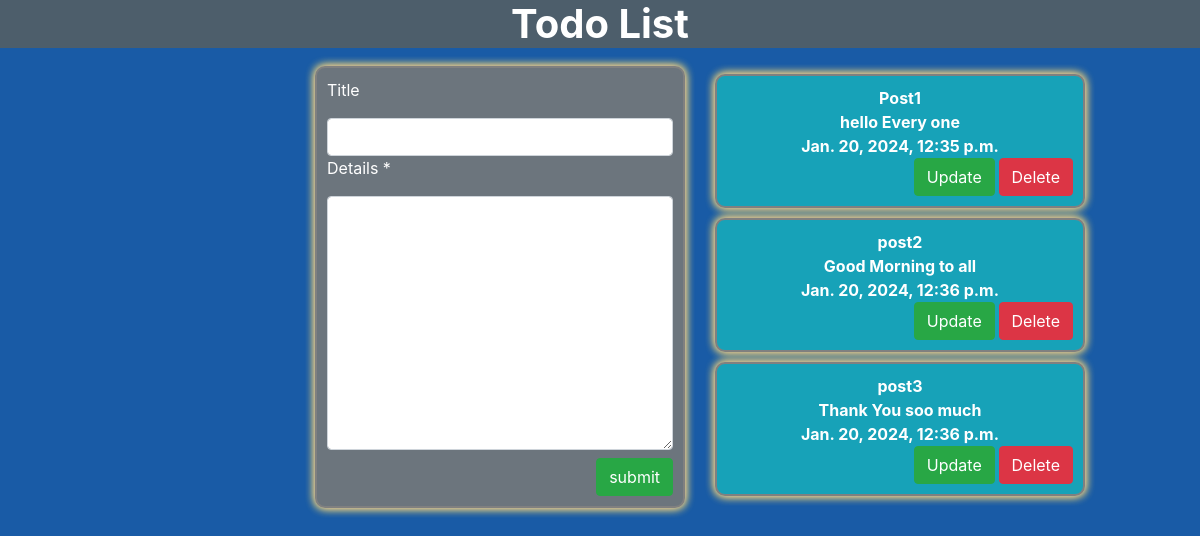
The page / on the database its author committed.
### Todolistapp/models.py (models this page shows)
class TodoListData(models.Model):
    title=models.CharField(max_length=100)
    details=models.CharField(max_length=100)
    current_time = models.DateTimeField()

### Todolistapp/views.py (the view, shortened to what this page needs)
# urls.py: path('',views.Todolistdata),
def Todolistdata(request):
    if request.method =='GET':
        data=TodoListData.objects.all()
        return render(request,'Todolist.html',{'data':data})

### templates/Todolist.html (shortened to what this page needs)
<!DOCTYPE html>
<html lang="en" dir="ltr">
<head>
  <link rel="stylesheet" href="https://cdn.jsdelivr.net/npm/bootstrap@4.6.2/dist/css/bootstrap.min.css">
</head>
<body>
  <h1 class="text-center font-weight-bold text-white ">Todo List</h1>
  <div class="container-fluid ">
    <div class="row">
      <div class="offset-md-3 col-md-4">
        <form class="mb-5 bg-secondary text-white" action="" method="POST">
          <label for="">Title</label>
          <input type="text" name="title" value="" class="form-control mt-2">
          <label for="">Details *</label>
          <textarea name="details" required rows="10" cols="80" class="form-control mt-2"></textarea>
          <div class="text-right">
            <input type="submit" name="" value="submit" class="btn btn-success mt-2">
          </div>
        </form>
      </div>
      <div class="col-md-4 text-center mt-2">
        {% if data %}
        {% for i in data %}
        <form class="bg-info text-white font-weight-bold">
          <tr>
            <td>{{i.title}}</td><br>
            <td>{{i.details}}</td><br>
            <td>{{i.current_time}}</td>
            <td>
              <div class="text-right">
                <a href="{% url 'update' i.id  %}" class="btn btn-success">Update</a>
                <a href="#" class="btn btn-danger" data-toggle="modal" data-target="#deleteModal{{ i.id }}">Delete</a>
              </div>
            </td>
          </tr>
        </form>
        {% endfor %}
        {% else %}
        <h1 class="bg-light text-center">No data Available</h1>
        {% endif %}
      </div>
    </div>
  </div>
</body>
</html>

### templates/Todolist.html (style rules this page uses)
form { border: 2px gray solid; box-shadow: 0px 0px 10px pink, 0px 0px 10px yellow; padding: 10px; margin-top: 10px; border-radius: 10px }
body { background-color: rgb(25, 91, 166); }
h1 { background-color: rgb(77, 94, 107); }

### rows shown on the page
TodoListData: title "Post1", details "hello Every one", current_time "Jan. 20, 2024, 12:35 p.m."
TodoListData: title "post2", details "Good Morning to all", current_time "Jan. 20, 2024, 12:36 p.m."
TodoListData: title "post3", details "Thank You soo much", current_time "Jan. 20, 2024, 12:36 p.m."
